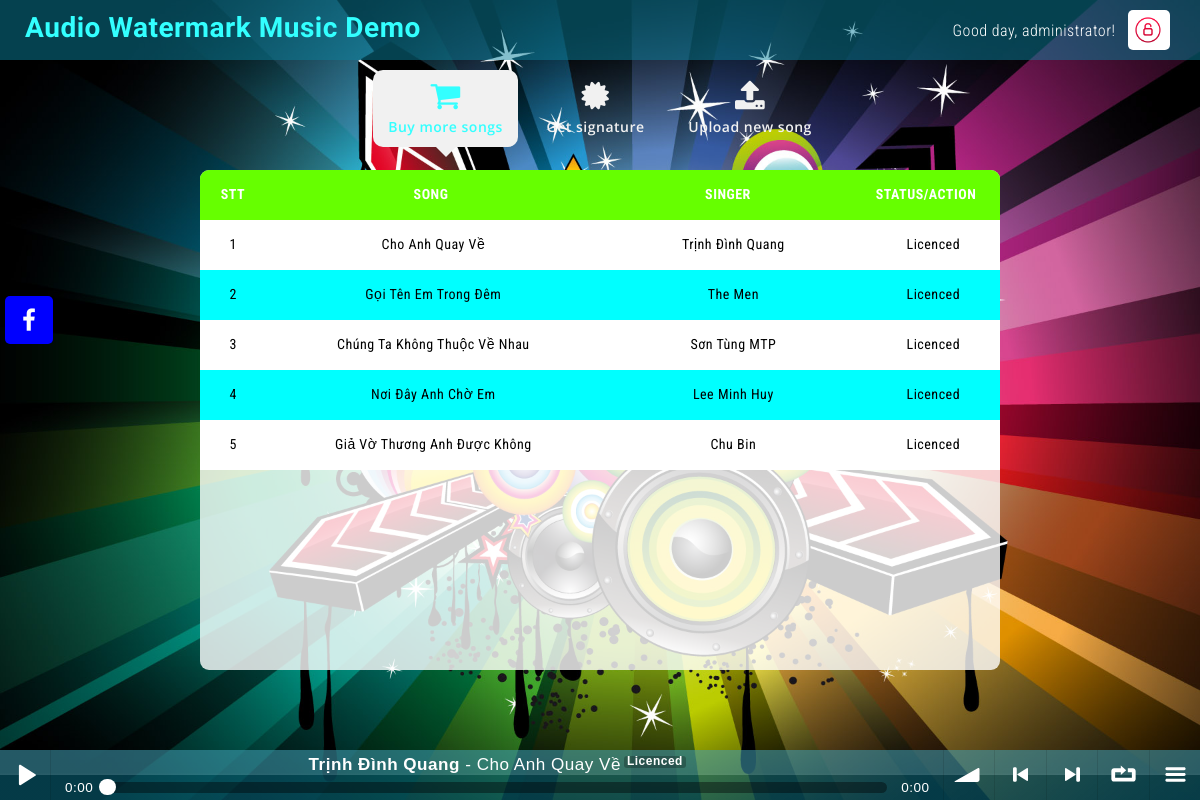
/ (signed in), run on the app's committed database.
### tables this page shows
CREATE TABLE `siteinfo` (
  `companyname` varchar(128) NOT NULL,
  `slogan` varchar(256) DEFAULT NULL,
  `seokeywords` varchar(128) DEFAULT NULL,
  `seodescription` varchar(256) DEFAULT NULL,
  `facebook` varchar(128) DEFAULT NULL,
  `logo` varchar(32) NOT NULL,
  `copyright` varchar(128) NOT NULL,
  `copyright_ln2` varchar(128) DEFAULT NULL
);

CREATE TABLE `multimedia` (
  `id` varchar(64) NOT NULL,
  `parentid` varchar(64) DEFAULT NULL,
  `song` varchar(256) DEFAULT NULL,
  `singer` varchar(128) DEFAULT NULL,
  `url` varchar(256) NOT NULL,
  `type` varchar(32) NOT NULL,
  `owner` varchar(32) NOT NULL
);

### index.php (the view, shortened to what this page needs)
<!DOCTYPE html>
<html>
	<?php
		include "connectdb.php";
		$qr = $conn->prepare("select siteinfo.companyname as companyname, siteinfo.slogan as slogan, siteinfo.seokeywords as seokeywords, siteinfo.seodescription as seodescription, siteinfo.facebook as facebook, multimedia.url as logo, siteinfo.copyright as copyright, siteinfo.copyright_ln2 as copyright_ln2 from siteinfo, multimedia where siteinfo.logo = multimedia.id limit 1;");
		$qr->execute();
		$rs_siteinfo = $qr->fetch();
		if (isset($_SESSION['user'])){
			$qr = $conn->prepare("select permission from user where id = '" . $_SESSION['user'] .  "';");
			$qr->execute();
			$rs_mypermission = $qr->fetch();
			$qr = $conn->prepare("select id, song, singer from multimedia where type = 'music' and owner = '" . $_SESSION['user'] .  "';");
			$qr->execute();
			$rs_myplaylist = $qr->fetchAll();
		}
		$qr = $conn->prepare("select id, song, singer from multimedia where type = 'music' and owner = 'administrator';");
		$qr->execute();
		$rs_allsongs = $qr->fetchAll();
	?>
	<head>
		<link rel="stylesheet" href="https://maxcdn.bootstrapcdn.com/bootstrap/3.3.7/css/bootstrap.min.css" />
		<link rel="stylesheet" href="https://cdnjs.cloudflare.com/ajax/libs/font-awesome/4.7.0/css/font-awesome.min.css" />
		<link rel="stylesheet" href="animate.css" />
		<link rel="stylesheet" href="soundmanager2/css/bar-ui.css">
		<link rel="stylesheet" href="style.css" />
	</head>
	<body>
		<section class="navbar">
		    <div class="container">
				<div class="navbar-header">
					<a class="navbar-brand navbar-brand-image" href="/" title="<?php echo ($rs_siteinfo['companyname']); ?>"><?php echo ($rs_siteinfo['companyname']); ?></a>
				</div>
				<?php
					if (isset($_SESSION['user'])){
						echo "<a id=\"goto-login\" href=\"logout.php\" title=\"Sign out\"><img src=\"picture/logo-login.png\"/></a>";
						echo "<p id=\"username\">Good day, " . $_SESSION['user'] . "!</p>";
					}
					else{
						echo "<a id=\"goto-login\" href=\"login.php\" title=\"Sign in\"><img src=\"picture/logo-login.png\"/></a>";
					}
				?>
		    </div>
		</section>
		<section class="mainbar">
		    <div class="container">
		      	<ul class="nav mainbar-list wow fadeInDown" data-wow-duration="0.5s">
		        	<li id="buy-more-song" class="active">
		          		<a class="highlight" href="#buymoresong" title="Buy more songs">
		            		<i class="fa fa-shopping-cart"></i> Buy more songs
		          		</a>
		       		</li>
		       		<li id="get-signature">
		          		<a href="#getsignature" title="Get signature">
		            		<i class="fa fa-certificate"></i> Get signature
		          		</a>
		       		</li>
		       		<?php
		       			if (isset($rs_mypermission['permission'])){
		       				if ($rs_mypermission['permission'] == "admin"){
					       		echo "<li id=\"upload-new-song\">
					          		<a href=\"#uploadnewsong\" title=\"Upload new song\">
					            		<i class=\"fa fa-upload\"></i> Upload new song
					          		</a>
					       		</li>";
				       		}
		       			}
		       		?>
		      </ul>
		    </div>
		</section>
		<div class="mycontent">
			<table class="songstable">
				<thead>
					<tr>
						<th class="col-xs-1">STT</th>
						<th class="col-xs-5">SONG</th>
						<th class="col-xs-4">SINGER</th>
						<th class="col-xs-2">STATUS/ACTION</th>
					</tr>
				</thead>
				<tbody class="songstable_scrollbar">
					<?php
						$i = 1;
						foreach ($rs_allsongs as $key => $value) {
							echo "<tr class=\"" . ($i % 2 ? "odd" : "even") . "\">
									<td class=\"col-xs-1\">" . $i . "</td>
									<td class=\"col-xs-5\">" . $value['song'] . "</td>
									<td class=\"col-xs-4\">" . $value['singer'] . "</td>
									<td class=\"col-xs-2\">";
							if (isset($_SESSION['user'])){
								$qr = $conn->prepare("select id from multimedia where type = 'music' and owner = '" . $_SESSION['user'] .  "' and parentid = '" . $value['id'] . "' limit 1;");
								$qr->execute();
								$rs_isLicenced = $qr->fetch();
								if ($rs_isLicenced['id'] == ""){
									echo "<button id=\"" . $value['id'] . "\" class=\"btn btn-danger btn-mini btnbuysong\"><i class=\"fa fa-shopping-cart\"></i></button>";
								}
								else{
									echo "Licenced";
								}
							}
							else{
								echo "Please login";
							}
							echo "	</td>
								</tr>";
							$i++;
						}
					?>
				</tbody>
			</table>
		</div>
		<div class="sm2-bar-ui full-width fixed">
 			<div class="bd sm2-main-controls">
				<div class="sm2-inline-gradient"></div>
  				<div class="sm2-inline-element sm2-button-element">
					<div class="sm2-button-bd">
						<a href="#play" class="sm2-inline-button sm2-icon-play-pause">Play / pause</a>
					</div>
  				</div>
  				<div class="sm2-inline-element sm2-inline-status">
					<div class="sm2-playlist">
						<div class="sm2-playlist-target">
						</div>
					</div>
					<div class="sm2-progress">
						<div class="sm2-row">
							<div class="sm2-inline-time">0:00</div>
							<div class="sm2-progress-bd">
								<div class="sm2-progress-track">
									<div class="sm2-progress-ball"><div class="icon-overlay"></div></div>
								</div>
							</div>
							<div class="sm2-inline-duration">0:00</div>
						</div>
					</div>
				</div>
				<div class="sm2-inline-element sm2-button-element sm2-volume">
					<div class="sm2-button-bd">
						<a href="#volume" class="sm2-inline-button sm2-volume-control">volume</a>
					</div>
				</div>
				<div class="sm2-inline-element sm2-button-element">
					<div class="sm2-button-bd">
						<a href="#prev" title="Previous" class="sm2-inline-button sm2-icon-previous">&lt; previous</a>
					</div>
				</div>
				<div class="sm2-inline-element sm2-button-element">
					<div class="sm2-button-bd">
						<a href="#next" title="Next" class="sm2-inline-button sm2-icon-next">&gt; next</a>
					</div>
				</div>
				<div class="sm2-inline-element sm2-button-element">
					<div class="sm2-button-bd">
						<a href="#repeat" title="Repeat playlist" class="sm2-inline-button sm2-icon-repeat">&infin; repeat</a>
					</div>
				</div>
				<div class="sm2-inline-element sm2-button-element sm2-menu">
					<div class="sm2-button-bd">
						<a href="#menu" class="sm2-inline-button sm2-icon-menu">menu</a>
					</div>
				</div>
			</div>
			<div class="bd sm2-playlist-drawer sm2-element">
  				<div class="sm2-playlist-wrapper">
	    			<ul class="sm2-playlist-bd">
	    				<?php
	    					if (isset($_SESSION['user'])){
		    					foreach ($rs_myplaylist as $key => $value){
					 				echo "<li>
											<div class=\"sm2-row\">
												<div class=\"sm2-col sm2-wide\">
													<a href=\"http://docs.google.com/uc?export=open&id=" . $value['id'] . "&type=.wav\"><b>" . $value['singer'] . "</b> - " . $value['song'] . "<span class=\"label\">Licenced</span></a>
												</div>
												<div class=\"sm2-col\">
													<a href=\"http://docs.google.com/uc?export=open&id=" . $value['id'] . "\" target=\"_blank\" title=\"Download this song\" class=\"sm2-icon sm2-music sm2-exclude\">Download this song</a>
												</div>
											</div>
										</li>";
				 				}
			 				}
						?>
    				</ul>
  				</div>
 			</div>
		</div>
	  	<div class="social-bar">
		    <a target="_blank" href="<?php echo ($rs_siteinfo['facebook']); ?>" title="Visit my Facebook" class="social-bar-facebook"><i class="fa fa-facebook"></i></a>
	  	</div>
	</body>
</html>

### style.css (style rules this page uses)
html, body { height: 100%; font-family: 'Roboto Condensed', sans-serif; font-size:14px; color: #333; letter-spacing: 0.5px; }
body { background: url("picture/bg-body.jpg") fixed no-repeat; background-size: cover; }
a { text-decoration: none; }
p { margin: 0px; }
.navbar { position: fixed; z-index: 1001; top: 0px; left: 0px; margin: 0px; width: 100%; height: 60px; min-height: 60px; background: rgba(10, 130, 157, 0.5); background-size: cover; background-repeat: none; border-radius: 0px; border: none; }
.navbar .container { height: 100%; }
.navbar-header { float: left; height: 100%; margin: 0px; padding: 0px; }
.navbar-brand { height: 100%; margin: 0px; margin-top: 18px; padding: 0px; padding-left: 10px; font-family: 'Oregano', cursive; font-size: 28px; font-weight: 600; color: #33FFFF; white-space: nowrap; }
#username { float: right; margin-right: 12px; margin-top: 20px; font-size: 16px; font-weight: 300; color: #fff; cursor: default; }
#goto-login { float: right; margin: 0px; margin-top: 10px; padding: 5px; background-color: #FFF; border-radius: 5px; overflow: hidden; }
#goto-login img { height: 30px; margin: 0px; margin-right: 2.5px; }
.mainbar { position: fixed; top: 60px; left: 0px; margin: 0px; padding: 0px; width: 100%; height: auto; text-align: center; }
.mainbar-list { padding: 10px; padding-bottom: 20px; }
.mainbar-list li { height: 100%; min-width: 100px; margin: 0px 5px; display: inline-block; }
.mainbar-list li a { display: block; font-family: 'Open Sans', Verdana, Helvetica, sans-serif; font-weight: 600; transition: all 0.1s ease; -webkit-transition: all 0.1s ease; -moz-transition: all 0.1s ease; -o-transition: all 0.1s ease; }
.mainbar-list li:not(.active) a { color: #f1f1f1; }
.mainbar-list li.active a { background-color: #f1f1f1; border-radius: 10px; color: #33FFFF; }
.mainbar-list li.active a:after { position: absolute; top: 100%; left: 50%; margin-left: -10px; border-left: 10px solid transparent; border-right: 10px solid transparent; border-top: 10px solid transparent; border-top-color: #f1f1f1; content: ''; display: inline-block; }
.mainbar-list a i { display: block; margin-bottom: 5px; font-size: 32px; }
.highlight { -webkit-animation: colorchange 10s infinite alternate; }
.mycontent { position: fixed; z-index: 1001; top: 170px; left: 50%; transform: translateX(-50%) !important; width: 800px; height: 500px; background-color: rgba(255, 255, 255, 0.8); border-radius: 9px; overflow: hidden; }
.songstable { width: 100%; }
.songstable thead { width: 100%; }
.songstable tbody { width: 100%; height: 500px; overflow-y: scroll; }
.songstable thead tr { width: 99%; }
.songstable tr { width: 100%; }
.songstable thead, .songstable tbody, .songstable tr, .songstable td, .songstable th { display: inline-block; }
.songstable thead { background: #66FF00; color: #fff; }
.songstable tbody td, .songstable thead > tr> th { float: left; border-bottom-width: 0; }
.songstable>tbody>tr>td, .songstable>tbody>tr>th, .songstable>tfoot>tr>td, .songstable>tfoot>tr>th, .songstable>thead>tr>td, .songstable>thead>tr>th { padding: 8px; height: 50px; text-align: center; line-height: 32px; }
.odd { background: #fff; color: #000; }
.even { background: #00FFFF; color: #000; }
.sm2-bar-ui { z-index: 1002 !important; font-size: 18px; }
.sm2-bar-ui .sm2-main-controls, .sm2-bar-ui .sm2-playlist-drawer { background-color: rgba(10, 130, 157, 0.5); }
.social-bar { position: fixed; z-index: 1002; left: 5px; top: 40%; transform: translateY(-50%); }
.social-bar a, .social-bar span { position: relative; width: 48px; height: 48px; margin-top: 5px; margin-bottom: 5px; padding: 0px; outline: none; border: none; border-radius: 5px; font-size: 24px; color: #fff; display: block; transition: all 0.1s ease; -webkit-transition: all 0.1s ease; -moz-transition: all 0.1s ease; -o-transition: all 0.1s ease; }
.social-bar a .fa, .social-bar span .fa { position: absolute; top: 50%; left: 50%; transform: translate(-50%, -50%) !important; }
.social-bar-facebook { background: #0000FF; }

### data on the page
siteinfo: companyname "Audio Watermark Music Demo"
multimedia: song "Cho Anh Quay Về", singer "Trịnh Đình Quang", shows "Licenced"
multimedia: song "Gọi Tên Em Trong Đêm", singer "The Men", shows "Licenced"
multimedia: song "Chúng Ta Không Thuộc Về Nhau", singer "Sơn Tùng MTP", shows "Licenced"
multimedia: song "Nơi Đây Anh Chờ Em", singer "Lee Minh Huy", shows "Licenced"
multimedia: song "Giả Vờ Thương Anh Được Không", singer "Chu Bin", shows "Licenced"

### other printed values
$_SESSION['user'] "administrator"
